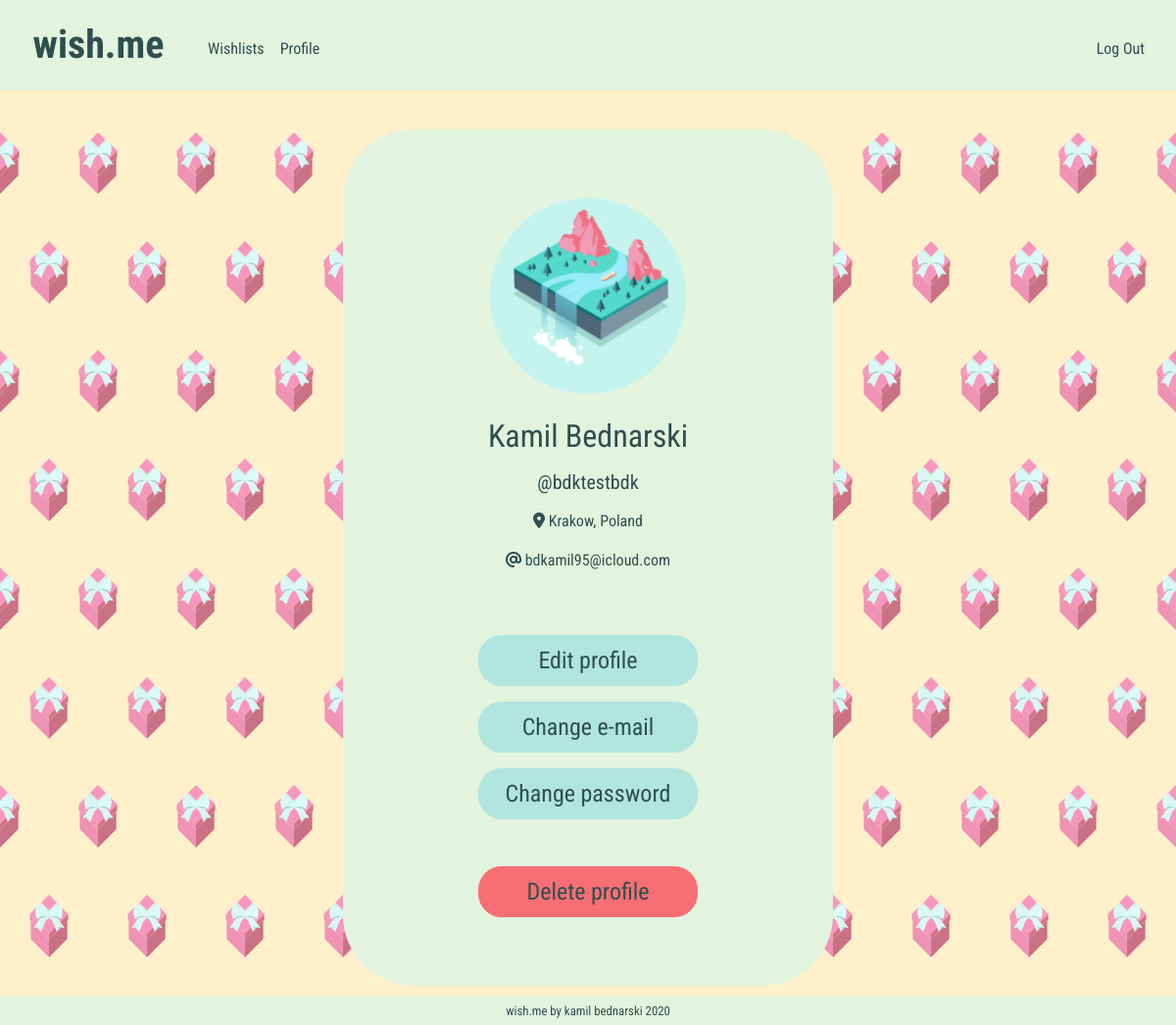
/profile/bdktestbdk (signed in), run on an earlier commit of the app's database.
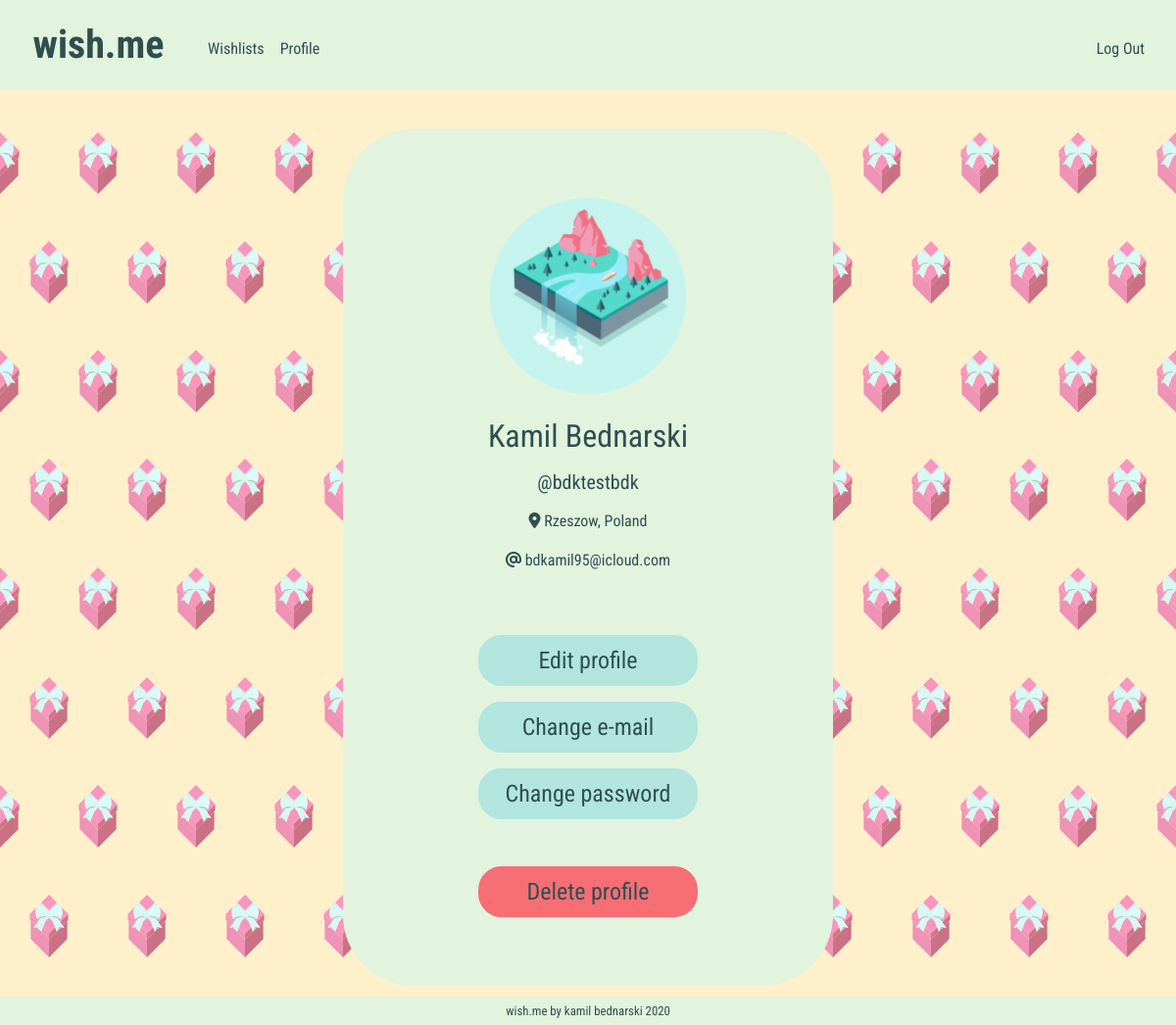
And on a later commit of the database.
### tables this page shows
CREATE TABLE users (id INTEGER PRIMARY KEY AUTOINCREMENT, username TEXT NOT NULL, hash TEXT NOT NULL, name TEXT NOT NULL, surname TEXT NOT NULL, email TEXT NOT NULL, city TEXT NOT NULL, country TEXT NOT NULL);

### app.py (the view)
@app.route("/profile/<username>")
@login_required
def user_profile(username):
    id = session["user_id"]
    user_data = db.execute("SELECT * FROM users WHERE id = :id", id=id)
    name = user_data[0]["name"]
    surname = user_data[0]["surname"]
    email = user_data[0]["email"]
    city = user_data[0]["city"]
    country = user_data[0]["country"]
    images = db.execute("SELECT * FROM images WHERE id = :id", id=id)
    is_image = images[0]["image"]
    if is_image == 0:
        image_source = "profileimg.bmp"
    if is_image == 1:
        image_source = f"/uploads/{id}.jpg"
    return render_template("profile.html", username=username, name=name, surname=surname, email=email, city=city, country=country, image_source=image_source)

### app.py (called while the page is built)
@app.after_request
def after_request(response):
    response.headers["Cache-Control"] = "no-cache, no-store, must-revalidate"
    response.headers["Expires"] = 0
    response.headers["Pragma"] = "no-cache"
    return response

### helpers.py (called while the page is built)
def login_required(f):
    @wraps(f)
    def decorated_function(*args, **kwargs):
        if session.get("user_id") is None:
            print("login_required() message: session['user_id'] is none")
            return redirect("/login")
        return f(*args, **kwargs)
    return decorated_function

### templates/profile.html (shortened to what this page needs)
{% extends "layout.html" %}
{% block main %}
    <div class="form-container">
        <div class="text-center pb-4">
            <img class="profile-img" src="../static/image/{{ image_source }}" width="200px" height="200px">
        </div>
        <div class="form-group">
            <div class="text-center">
                <h2>{{ name }} {{ surname }}</h2>
            </div>
        </div>
        <div class="text-center">
            <label class="form-label-l"><h5>@{{ username }}</h5></label>
        </div>
        <div class="form-group">
            <div class="text-center">
                <p>
                    <span class="icon-gray">
                        <i class="fas fa-map-marker-alt icon-gray"></i>
                    </span>
                    <span class="text-medium"> {{ city }}, {{ country }}</span>
                </p>
            </div>
        </div>
        <div class="form-group">
            <div class="text-center">
                <p>
                    <span class="icon-gray">
                        <i class="fas fa-at icon-gray"></i>
                    </span>
                    <span class="text-medium"> {{ email }}</span>
                </p>
            </div>
        </div>
        <div class="text-center pt-5 pb-3">
            <form class="text-center" action="/profile/edit">
                <input class="form-button" type="submit" value="Edit profile" />
            </form>
        </div>
        <div class="text-center pb-3">
            <form class="text-center" action="/change/email">
                <input class="form-button" type="submit" value="Change e-mail" />
            </form>
        </div>
        <div class="text-center pb-5">
            <form class="text-center" action="/change/password">
                <input class="form-button" type="submit" value="Change password" />
            </form>
        </div>
        <div class="text-center">
            <form class="text-center" action="/profile/delete">
                <input class="form-button-alert" type="submit" value="Delete profile" />
            </form>
        </div>
    </div>
{% endblock %}

### templates/layout.html (shortened to what this page needs)
<!DOCTYPE html>
<html lang="en">
    <head>
        <link href="https://maxcdn.bootstrapcdn.com/bootstrap/4.1.3/css/bootstrap.min.css" rel="stylesheet">
        <link rel="stylesheet" href="https://cdnjs.cloudflare.com/ajax/libs/bootstrap-datepicker/1.4.1/css/bootstrap-datepicker3.css"/>
        <link href="/static/styles.css" rel="stylesheet">
    </head>
    <body>
        <nav class="navbar navbar-expand-md navbar-light nav-bar-color">
            <div class="logo-surrounding">
                <a class="logo" href="/">wish.me</a>
            </div>
            <div class="collapse navbar-collapse" id="navbar">
                {% if session.user_id %}
                    <ul class="navbar-nav mr-auto mt-2 px-2 pl-3">
                        <li class="nav-item"><a class="nav-link text-navbar" href="/">Wishlists</a></li>
                        <li class="nav-item"><a class="nav-link text-navbar" href="/profile">Profile</a></li>
                    </ul>
                    <ul class="navbar-nav ml-auto mt-2 px-2 pl-3">
                        <li class="nav-item"><a class="nav-link text-navbar" href="/logout">Log Out</a></li>
                    </ul>
                {% else %}
                    <ul class="navbar-nav ml-auto mt-2 px-2 pl-3">
                        <li class="nav-item"><a class="nav-link text-navbar" href="/register">Join Us</a></li>
                        <li class="nav-item"><a class="nav-link text-navbar" href="/login">Log In</a></li>
                    </ul>
                {% endif %}
            </div>
        </nav>
        <main >
            {% block main %}{% endblock %}
        </main>
        <div class="text-center">
            <footer class=" fixed-bottom small text-muted text-navbar footer-container text-center"><a>wish.me by kamil bednarski 2020</a></footer>
        </div>
    </body>
</html>

### static/styles.css (style rules this page uses)
#navbar { font-weight: 400; }
::placeholder { color: lightgrey !important; }
body { font-family: 'Roboto Condensed', sans-serif; background-color: #FFF0CC; background-image: url('/static/image/background-segment.svg'); background-repeat: repeat; background-size: 100px; z-index: -1; background-attachment: fixed; }
main { display: flex; justify-content: center; align-items: center; padding-top: 5vh; padding-bottom: 5vh; color: darkslategray; }
h2 { font-weight: 400; }
h5 { font-weight: 400; }
.nav-bar-color { background-color: #E2F3DE }
.logo { padding-left: 0.3rem; padding-right: 0.3rem; color: darkslategray; font-size: 2.5rem; font-weight: 700; }
.logo-surrounding { padding: 0.5rem 1rem 0.5rem 0.8rem; border-radius: 2rem; text-align: center; }
.form-container { width: 80vw; max-width: 500px; padding: 70px; border-radius: 4.5rem; background-color: #E2F3DE; }
.form-label-l { font-weight: 400; font-size: 1.5rem; }
.form-button { border-radius: 1.5rem; padding: 0.5rem 1rem 0.5rem 1rem; background-color: #B1E5DE; font-size: 1.5rem; font-weight: 400; border: none; color: darkslategray; width: 14rem; }
.form-button-alert { border-radius: 1.5rem; padding: 0.5rem 1rem 0.5rem 1rem; background-color: #f76e75; font-size: 1.5rem; font-weight: 400; border: none; color: darkslategray; width: 14rem; }
.text-medium { font-weight: 400; }
.icon-gray { color: darkslategray; }
.profile-img { border-radius: 50%; object-fit: cover; }
.text-navbar { color: darkslategray !important; }
.footer-container { background-color: #E2F3DE; padding: 0.3rem; }

What changed in the data, as far as the page shows it:
changed users "Kamil": city "Krakow" → "Rzeszow"
